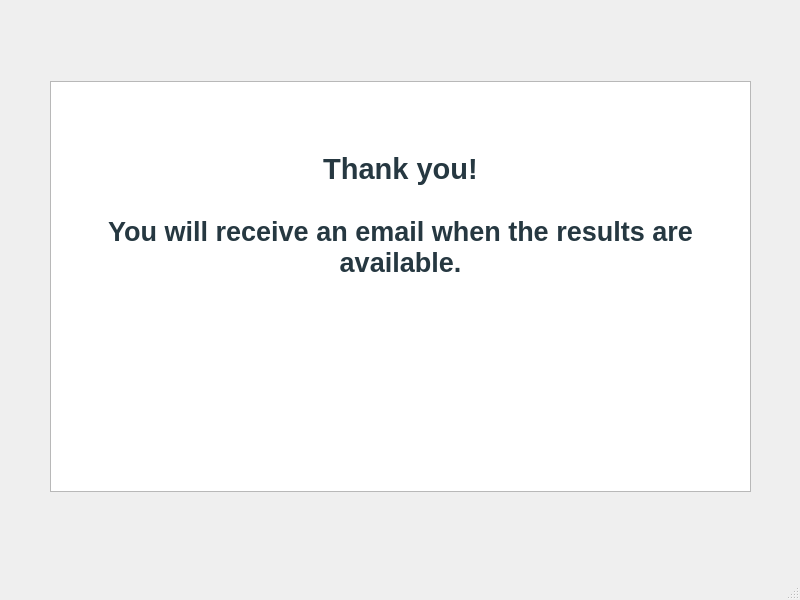
<?xml version="1.0" encoding="UTF-8"?>
<ui version="4.0">
 <class>ThankYouScreen</class>
 <widget class="QMainWindow" name="ThankYouScreen">
  <property name="geometry">
   <rect>
    <x>0</x>
    <y>0</y>
    <width>800</width>
    <height>600</height>
   </rect>
  </property>
  <property name="windowTitle">
   <string>MainWindow</string>
  </property>
  <widget class="QWidget" name="centralwidget">
   <widget class="QTextBrowser" name="textBrowser">
    <property name="geometry">
     <rect>
      <x>50</x>
      <y>81</y>
      <width>701</width>
      <height>411</height>
     </rect>
    </property>
    <property name="html">
     <string>&lt;!DOCTYPE HTML PUBLIC &quot;-//W3C//DTD HTML 4.0//EN&quot; &quot;http://www.w3.org/TR/REC-html40/strict.dtd&quot;&gt;
&lt;html&gt;&lt;head&gt;&lt;meta name=&quot;qrichtext&quot; content=&quot;1&quot; /&gt;&lt;meta charset=&quot;utf-8&quot; /&gt;&lt;style type=&quot;text/css&quot;&gt;
p, li { white-space: pre-wrap; }
&lt;/style&gt;&lt;/head&gt;&lt;body style=&quot; font-family:'Segoe UI'; font-size:9pt; font-weight:400; font-style:normal;&quot;&gt;
&lt;p align=&quot;center&quot; style=&quot; margin-top:0px; margin-bottom:0px; margin-left:0px; margin-right:0px; -qt-block-indent:0; text-indent:0px;&quot;&gt;&lt;span style=&quot; font-size:22pt; font-weight:700; color:#252e41;&quot;&gt;&lt;br /&gt;&lt;/span&gt;&lt;span style=&quot; font-size:22pt; font-weight:700; color:#263841;&quot;&gt;&lt;br /&gt;Thank you!&lt;/span&gt;&lt;span style=&quot; font-size:20pt; font-weight:700; color:#263841;&quot;&gt;&lt;br /&gt;&lt;br /&gt;You will receive an email when the results are available.&lt;/span&gt;&lt;/p&gt;&lt;/body&gt;&lt;/html&gt;</string>
    </property>
   </widget>
  </widget>
  <widget class="QMenuBar" name="menubar">
   <property name="geometry">
    <rect>
     <x>0</x>
     <y>0</y>
     <width>800</width>
     <height>25</height>
    </rect>
   </property>
  </widget>
  <widget class="QStatusBar" name="statusbar"/>
 </widget>
 <resources/>
 <connections/>
</ui>
